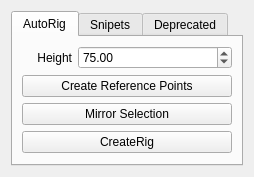
<?xml version="1.0" encoding="UTF-8"?>
<ui version="4.0">
 <class>Form</class>
 <widget class="QWidget" name="Form">
  <property name="geometry">
   <rect>
    <x>0</x>
    <y>0</y>
    <width>234</width>
    <height>172</height>
   </rect>
  </property>
  <property name="windowTitle">
   <string>Form</string>
  </property>
  <layout class="QVBoxLayout" name="verticalLayout_3">
   <item>
    <widget class="QTabWidget" name="AutoRigTab">
     <property name="currentIndex">
      <number>0</number>
     </property>
     <widget class="QWidget" name="tab">
      <attribute name="title">
       <string>AutoRig</string>
      </attribute>
      <layout class="QVBoxLayout" name="verticalLayout">
       <item>
        <layout class="QHBoxLayout" name="horizontalLayout">
         <item>
          <widget class="QLabel" name="heightLabel">
           <property name="minimumSize">
            <size>
             <width>20</width>
             <height>0</height>
            </size>
           </property>
           <property name="maximumSize">
            <size>
             <width>50</width>
             <height>16777215</height>
            </size>
           </property>
           <property name="text">
            <string>Height</string>
           </property>
           <property name="textFormat">
            <enum>Qt::PlainText</enum>
           </property>
           <property name="alignment">
            <set>Qt::AlignRight|Qt::AlignTrailing|Qt::AlignVCenter</set>
           </property>
          </widget>
         </item>
         <item>
          <widget class="QDoubleSpinBox" name="HeightSpnBox">
           <property name="maximum">
            <double>1000000.000000000000000</double>
           </property>
           <property name="value">
            <double>75.000000000000000</double>
           </property>
          </widget>
         </item>
        </layout>
       </item>
       <item>
        <widget class="QPushButton" name="CreateReferencePointsBtn">
         <property name="text">
          <string>Create Reference Points</string>
         </property>
        </widget>
       </item>
       <item>
        <widget class="QPushButton" name="MirrorSelectionBtn">
         <property name="text">
          <string>Mirror Selection</string>
         </property>
        </widget>
       </item>
       <item>
        <widget class="QPushButton" name="CreateRigBtn">
         <property name="text">
          <string>CreateRig</string>
         </property>
        </widget>
       </item>
      </layout>
     </widget>
     <widget class="QWidget" name="tab_2">
      <attribute name="title">
       <string>Snipets</string>
      </attribute>
      <layout class="QVBoxLayout" name="verticalLayout_2">
       <item>
        <widget class="QPushButton" name="SkeletonHandsBtn">
         <property name="text">
          <string extracomment="This will create new joints to control the skeleton hand joints will add 4 joints per hand that will control the bones of the hand on skeleton characters">Skeleton Hands</string>
         </property>
        </widget>
       </item>
       <item>
        <widget class="QPushButton" name="supportScaleRigBtn">
         <property name="text">
          <string>Support Scale Rig</string>
         </property>
        </widget>
       </item>
       <item>
        <widget class="QPushButton" name="feetOrientationBtn">
         <property name="text">
          <string>Correct Feet Orientation</string>
         </property>
        </widget>
       </item>
      </layout>
     </widget>
     <widget class="QWidget" name="tab_5">
      <attribute name="title">
       <string>Deprecated</string>
      </attribute>
      <layout class="QVBoxLayout" name="verticalLayout_4">
       <item>
        <widget class="QPushButton" name="ClavicleSpaceSwitchBtn">
         <property name="text">
          <string extracomment="This button will create a clavicle spaceswitch, this is allready implemented in the autorig, is just for previous rigs">Clavicle Space Switch</string>
         </property>
        </widget>
       </item>
       <item>
        <widget class="QPushButton" name="PoleVectorBtn">
         <property name="text">
          <string extracomment="This button will correct the Pole vector Orientation, this is allready implemented on the Autorig is just for previous versions">Correct P Vector Orient</string>
         </property>
        </widget>
       </item>
       <item>
        <widget class="QLabel" name="label">
         <property name="text">
          <string>All deprecated snippets are all ready
 included on the autorig default creation</string>
         </property>
         <property name="alignment">
          <set>Qt::AlignCenter</set>
         </property>
        </widget>
       </item>
      </layout>
     </widget>
    </widget>
   </item>
  </layout>
 </widget>
 <resources/>
 <connections/>
</ui>
